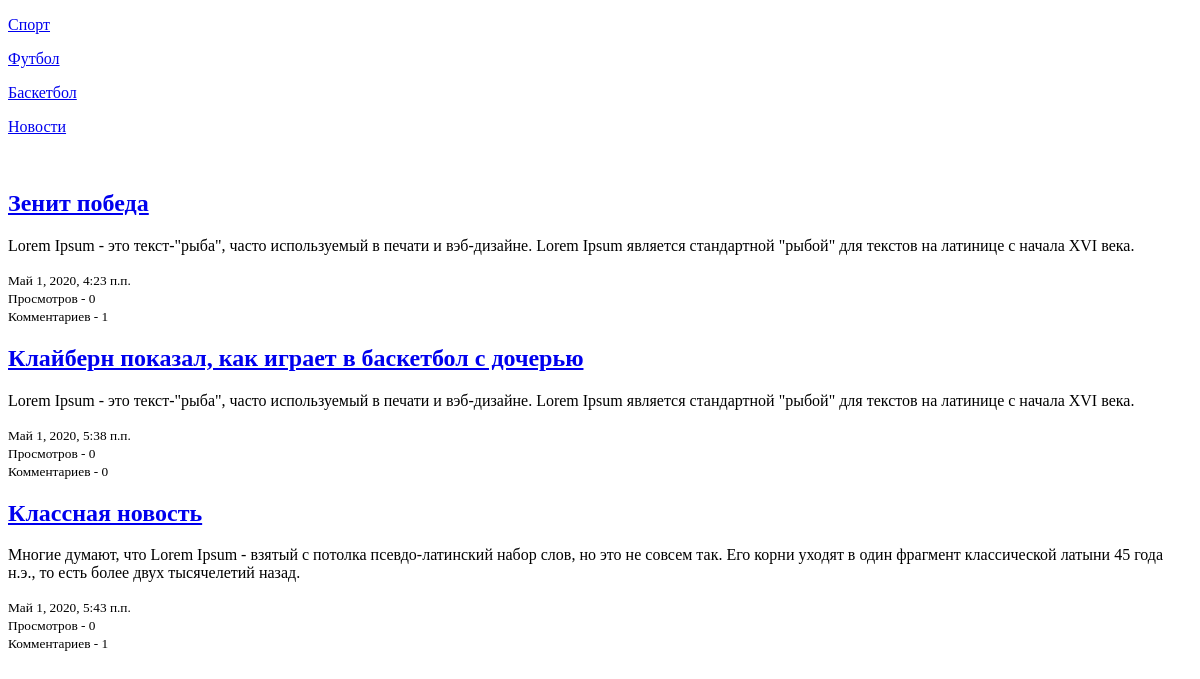
Before: / with the older database file.
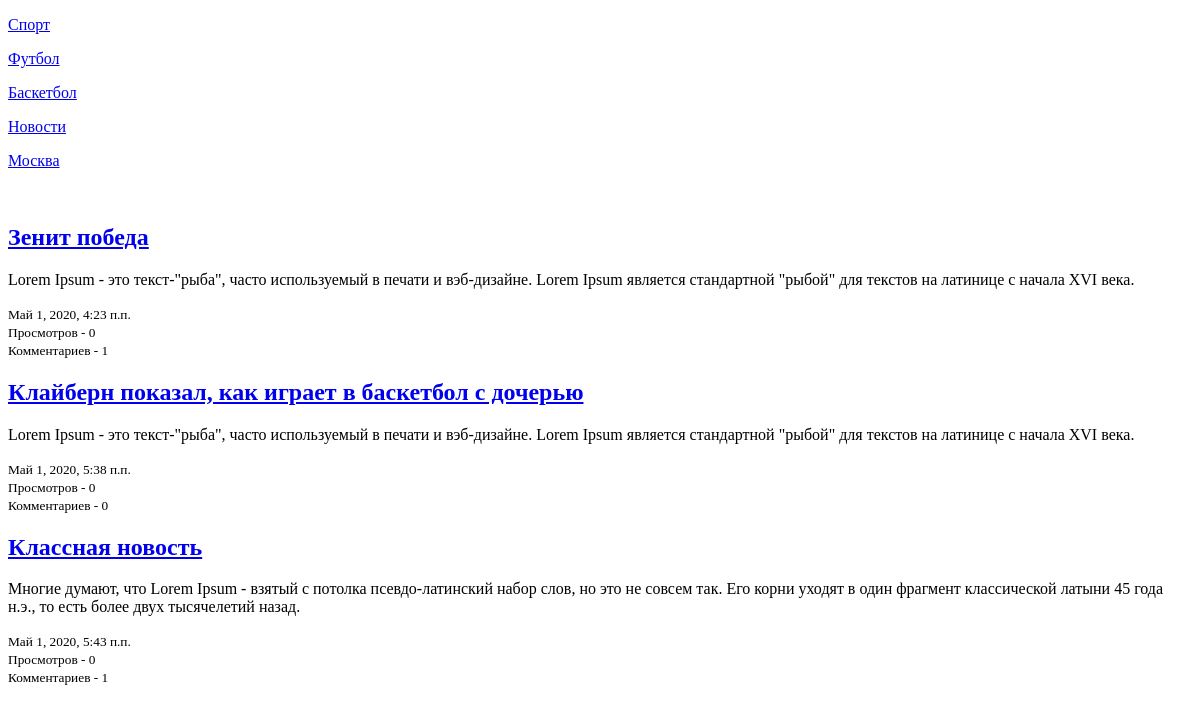
After: the same page with the newer database file.
### blog/models.py (models this page shows, shortened)
class Category(MPTTModel):
    name = models.CharField("Имя", max_length=100, unique=True)
    slug = models.SlugField("url", max_length=100, unique=True)
    description = models.TextField("Описание", max_length=1000, default="", blank=True)
    parent = TreeForeignKey(
        'self',
        verbose_name="Родительская категория",
        on_delete=models.CASCADE,
        null=True,
        blank=True,
        related_name='children'
    )
    template = models.CharField("Шаблон", max_length=500, default="blog/post_list.html")
    published = models.BooleanField("Отображать?", default=True)
    paginated = models.PositiveIntegerField("Количество новостей на странице", default=5)
    sort = models.PositiveIntegerField("Порядок", default=0)
    def get_absolute_url(self):
        return reverse('category', kwargs={'category_slug': self.slug})
    class Meta:
        verbose_name = "Категория новостей"
        verbose_name_plural = "Категории новостей"

class Post(models.Model):
    author = models.ForeignKey(
        User,
        verbose_name="Автор",
        on_delete=models.SET_NULL,
        null=True,
        blank=True
    )
    title = models.CharField("Заголовок", max_length=500)
    slug = models.SlugField("url", max_length=100, unique=True)
    subtitle = models.CharField("Под заголовок", max_length=500, blank=True, null=True)
    mini_text = models.TextField("Краткое содержание", max_length=5000)
    text = models.TextField("Полное содержание", max_length=10000000)
    image = models.ImageField("Главная фотография", upload_to="post/", blank=True, null=True)
    created_date = models.DateTimeField("Дата создания", auto_now_add=True)
    edit_date = models.DateTimeField(
        "Дата редактирования",
        default=timezone.now,
        blank=True,
        null=True
    )
    published_date = models.DateTimeField(
        "Дата публикации",
        default=timezone.now,
        blank=True,
        null=True
    )
    tags = models.ManyToManyField(Tag, verbose_name="Тег", blank=True, related_name="tag")
    category = models.ForeignKey(
        Category,
        verbose_name="Категория",
        on_delete=models.CASCADE,
        null=True
    )
    template = models.CharField("Шаблон", max_length=500, default="blog/post_detail.html")
    published = models.BooleanField("Опубликовать?", default=True)
    viewed = models.PositiveIntegerField("Просмотрено", default=0)
    status = models.BooleanField("Для зарегистрированных", default=False)
    sort = models.PositiveIntegerField("Порядок", default=0)
    def get_category_template(self):
        return self.category.template
    def get_absolute_url(self):
        return reverse('detail_post', kwargs={'category': self.category.slug, 'slug': self.slug})
    def get_comments_count(self):
        return self.comments.count()
    class Meta:
        verbose_name = "Новость"
        verbose_name_plural = "Новости"

### blog/views.py (the view)
# urls.py: path("", views.PostListView.as_view()),
class PostListView(View):
    def get_queryset(self):
        return Post.objects.filter(published_date__lte=datetime.now(), published=True)
    def get(self, request, category_slug=None, slug=None):
        category_list = Category.objects.filter(published=True)
        if category_slug is not None:
            posts = self.get_queryset().filter(category__slug=category_slug,
                                               category__published=True)
        elif slug is not None:
            posts = self.get_queryset().filter(tags__slug=slug, tags__published=True)
        else:
            posts = self.get_queryset()
        if posts.exists():
            template = posts.first().get_category_template()
        else:
            template = "blog/post_list.html"
        return render(request, template, {"post_list": posts, "categories": category_list})

### templates/blog/post_list.html (shortened to what this page needs)
<!DOCTYPE html>
<html lang="en">
<head>
</head>
<body>
    {% for category in categories %}
        <p><a href="{{ category.get_absolute_url }}">{{ category.name }}</a></p>
    {% endfor %}
    <br>
    {% if post_list %}
        {% for post in post_list %}
            <h2><a href="{{ post.get_absolute_url }}">{{ post.title }}</a></h2>
            <p>{{ post.mini_text }}</p>
            <small>{{ post.published_date }}</small><br>
            <small>Просмотров - {{ post.viewed }}</small><br>
            <small>Комментариев - {{ post.get_comments_count }}</small>
        {% endfor %}
    {% else %}
        <h2>Статей нет</h2>
    {% endif %}
</body>
</html>

Changed rows visible on the page:
added Category: name "Москва"
